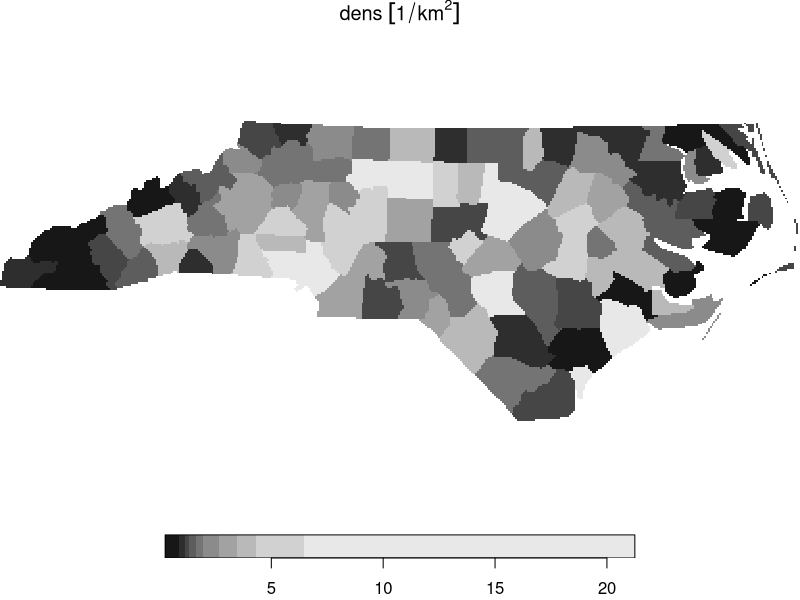

The R script that drew this image: (Note: this script raises an error after producing the figure.)
## ---- chunk 1
knitr::opts_chunk$set(echo = TRUE)
knitr::opts_chunk$set(collapse = TRUE)
suppressPackageStartupMessages(library(sf))
ev = sf_extSoftVersion()["GDAL"] >= "2.4.0"
## ---- chunk 2
library(stars)
system.file("gpkg/nc.gpkg", package = "sf") %>%
  read_sf() %>%
  st_transform(32119) -> nc
nc$dens = nc$BIR79 / units::set_units(st_area(nc), km^2)
(nc.st = st_rasterize(nc["dens"], deltax = 5000, deltay = 5000))
plot(nc.st)
## ---- chunk 3
tif = system.file("tif/L7_ETMs.tif", package = "stars")
x = read_stars(tif)[, 1:50, 1:50, 1:2]
x[[1]] = round(x[[1]]/5)
## ---- chunk 4
l =  st_contour(x,contour_lines=TRUE, breaks = 8:14)
plot(l, key.pos = 1, pal = sf.colors(6), key.length = 1)
## ---- chunk 5
st_as_sf(x, as_points = TRUE, merge = FALSE)
## ---- chunk 6
st_as_sf(x, as_points = TRUE, merge = FALSE, long = TRUE)
## ---- chunk 7
st_as_sf(x[1], as_points = FALSE, merge = FALSE)
## ---- chunk 8
p = st_as_sf(x, as_points = FALSE, merge = TRUE)
## ---- chunk 9
plot(p)
## ---- chunk 10
x.sf = st_xy2sfc(x, as_points = TRUE)
x.sf
## ---- chunk 11
nc.st %>% st_transform("+proj=laea +lat_0=34 +lon_0=-60") -> nc.curv
nc.curv
plot(nc.curv, border = NA, graticule = TRUE)
## ---- chunk 12
nc %>% st_transform("+proj=laea +lat_0=34 +lon_0=-60") %>% st_bbox() %>%
	st_as_stars() -> newgrid
## ---- chunk 13
nc.st %>% st_warp(newgrid) -> nc.new
nc.new 
plot(nc.new)
